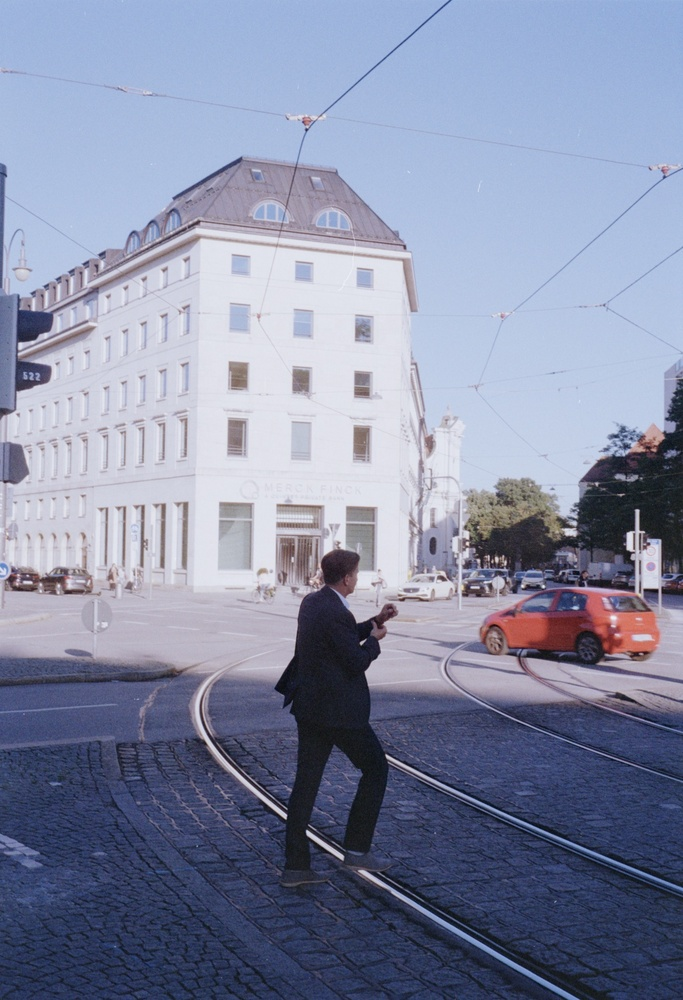
#> input picture files/img_net.jpg, 683 x 1000 px, shrunk from 1116 x 1635 before the run
$ python main_boarder_drop.py files/img_net.jpg
#> lines starting #> are read from the running program, lines starting #| are printed output that depends on the picture; long printed decimals are rounded
#> further down, img is the input picture: shape (1000, 683, 3); mean B, G, R 165.2, 140.2, 133.6
### boader.py
# -*- coding: utf-8 -*-
"""
Created on Sat Dec 26 23:23:17 2020

@author: jonas
"""

import cv2

def boarder(img):
    # [4 lines of commented-out code are left out]
    x = img.shape[0]
#> x = 1000
    y = img.shape[1]
#> y = 683
    white = [255,255,255]


    if (x/y < 1):

        if(x/y == 1/2):
            print("The img is a 2 by 1 img")
        if(x/y == (2/3)):
           print("The img is a 3 by 2 img")
        else:
            print ("Its a Horizonatl Image");

        x_h = int(img.shape[1] * (5 / 4));

        top = (x_h - img.shape[0]) / 2; bottom = top;
        le = 0; ri = le;

        dst = cv2.copyMakeBorder(img, int(top), int(bottom), 0, 0, cv2.BORDER_CONSTANT);

        if (dst.shape[1]/dst.shape[0] != 0.8):
            print("err")
        else:
            print("The img is noh in a 4 by 5 format with boarder")

        return dst

    elif (x/y > 1): # Hochformat
        print(x/y)
#| 1.464
        print ("Its a Vertical Image");
        x = img.shape[0] / 5 * 4;
#> x = 800
        new_x = x - img.shape[1] / 2;
#> new_x = 458.5
        top = ((x - img.shape[1]) / 2); bottom = top;
#> after `top = (x - img.shape[1]) / 2`: top = 58.5
#> after `bottom = top`: bottom = 58.5
        le = (new_x); ri = le;
#> after `le = new_x`: le = 458.5
#> after `ri = le`: ri = 458.5

        dst = cv2.copyMakeBorder(img, 0, 0, int(top), int(bottom), cv2.BORDER_CONSTANT);
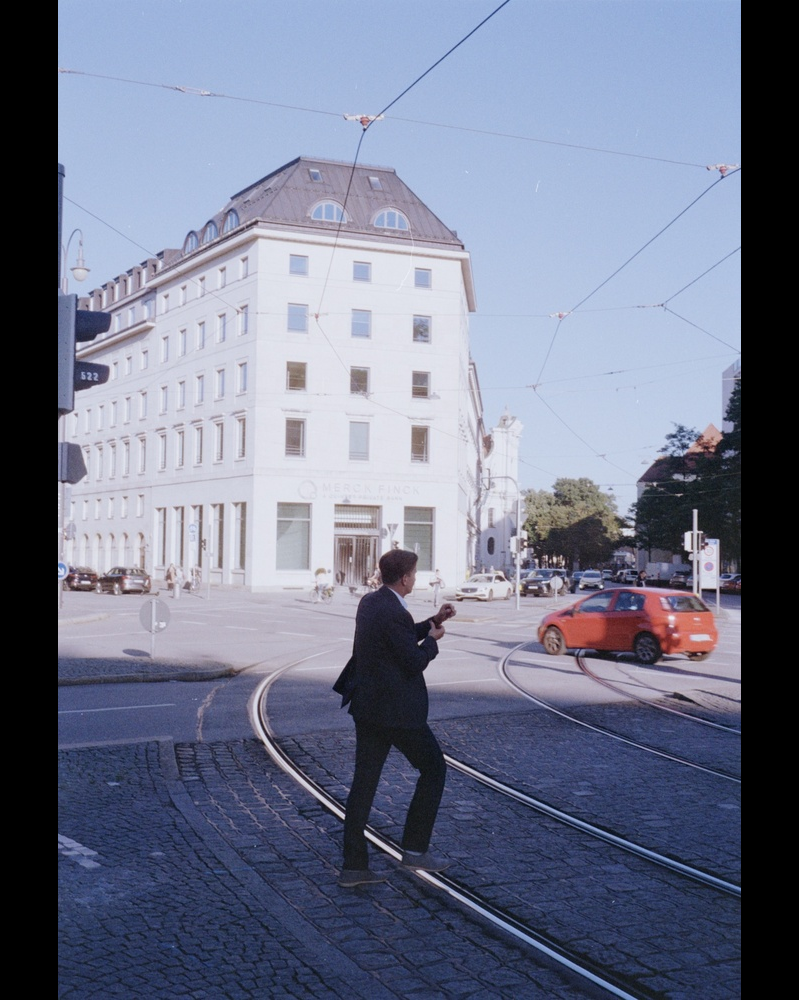
#> dst: shape (1000, 799, 3); mean B, G, R 141.2, 119.9, 114.2
        return dst

    elif (x/y == 1):
        print(x/y)
        print("Its a squer img")
        # 3 by 2 aspact ratio
        x = img.shape[0] * (3/ 2);
        new_x = (x - img.shape[0]) / 2;
        top = 0; bottom = top;
        le = int(new_x); ri = le;
        dst = cv2.copyMakeBorder(img, top, bottom, le, ri, cv2.BORDER_CONSTANT, value = white);


        # [7 lines of commented-out code are left out]
        print ("Its a Horizonatl Image");
        x = dst.shape[0] / 5 * 4;
        new_x = (x - dst.shape[1]) / 2;
        top = abs((x - dst.shape[1]) / 2); bottom = top;
        le = (new_x); ri = le;

        dst = cv2.copyMakeBorder(dst, int(top), int(bottom), 0, 0, cv2.BORDER_CONSTANT, value = white);
        return dst


    else:
        print("Err")


### main_boarder_drop.py
# -*- coding: utf-8 -*-
"""
Created on Wed Dec 30 16:53:34 2020

@author: Jonas Meier
"""

import os
import re     #this library is used so that I can use the "search" function
import sys
import boader
import cv2


try:
    droppedFile = sys.argv[1]
except IndexError:
    print("No file dropped")


img = cv2.imread(droppedFile);
img_boarder = boader.boarder(img)

cv2.imwrite(droppedFile,img_boarder)
